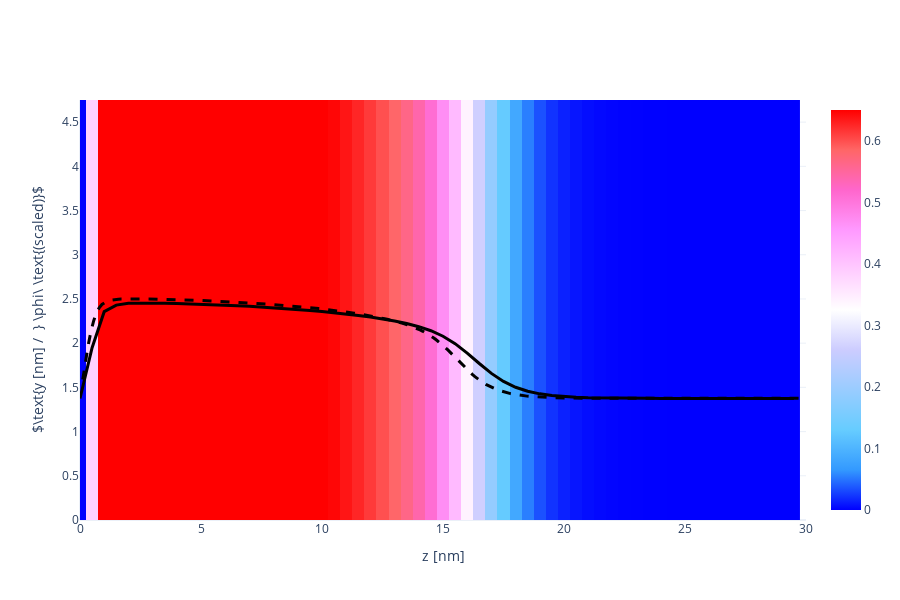

The cell this chart's notebook holds for it:
### Code cell
X, Y, Z = np.array(phAr.iloc[:,0]), np.array(phAr.iloc[:,1]), np.array(phAr.iloc[:,2])
vol = np.array(phAr.iloc[:,3])

Lz_max = 30
vol = vol[Z < Lz_max]
X = X[Z < Lz_max]
Y = Y[Z < Lz_max]
Z = Z[Z < Lz_max]

Nz_new = int(len(Z)/Nx/Ny)
x = [X[i*Ny*Nz_new] for i in range(Nx)]
y = [Y[j*Nz_new]    for j in range(Ny)]
z = [Z[k]           for k in range(Nz_new)]

xslice = 10
islice = int(xslice*(x[1]-x[0]))
vol = np.array([vol[(islice*Ny+j)*Nz_new+k] for j in range(Ny) for k in range(Nz_new)]).reshape(Ny, Nz_new)

import plotly.graph_objects as go
heatmap = go.Heatmap(
            x=z, y=y, z=vol,
            zmin = 0.0, zmax = 0.65,
            colorscale= 'Picnic'
          )
scatter = go.Scatter(
            x = z,
            y = 1.5*vol[int(Ny/2), :] + max(y)/2-1,
            line = dict(color='black', width=3)
          )

fname = GIT+'ph_a000x075s005_1D.dat'
df = pd.read_csv(fname, sep="\s+", skiprows=0)
a000x075_1d = pd.DataFrame([df.iloc[:,0], df.iloc[:,1]], index=['z', 'pha']).T

reference = go.Scatter(
                x = a000x075_1d.z,
                y = 1.5*a000x075_1d.pha + max(y)/2-1,
                line = dict(color='black', width=3, dash='dash')
            )

layout = go.Layout( xaxis_range = [0, Lz_max], yaxis_range = [0, y[-1]],
                    yaxis_title = r'$\text{y [nm] /  } \phi\ \text{(scaled)}$', xaxis_title = 'z [nm]',
                    scene_xaxis_showticklabels=True,
                    scene_yaxis_showticklabels=True,
                    scene_zaxis_showticklabels=True,
                    showlegend = False,
                    template='plotly_white', width=900, height=600)
fig = go.Figure(data = [heatmap, scatter, reference], layout = layout)
fig.show()

### Figure 1 — Plotly figure (JSON) as saved in the notebook; plotly's stock layout.template omitted (floating-point values rounded to 4 significant figures; data arrays with more than 128 entries replaced by an {"elided": "..."} marker saying what was removed)
{"data": [{"colorscale": [[0, "rgb(0,0,255)"], [0.1, "rgb(51,153,255)"], [0.2, "rgb(102,204,255)"], [0.3, "rgb(153,204,255)"], [0.4, "rgb(204,204,255)"], [0.5, "rgb(255,255,255)"], [0.6, "rgb(255,204,255)"], [0.7, "rgb(255,153,255)"], [0.8, "rgb(255,102,204)"], [0.9, "rgb(255,102,102)"], [1, "rgb(255,0,0)"]], "type": "heatmap", "x": [0, 0.5, 1, 1.5, 2, 2.5, 3, 3.5, 4, 4.5, 5, 5.5, 6, 6.5, 7, 7.5, 8, 8.5, 9, 9.5, 10, 10.5, 11, 11.5, 12, 12.5, 13, 13.5, 14, 14.5, 15, 15.5, 16, 16.5, 17, 17.5, 18, 18.5, 19, 19.5, 20, 20.5, 21, 21.5, 22, 22.5, 23, 23.5, 24, 24.5, 25, 25.5, 26, 26.5, 27, 27.5, 28, 28.5, 29, 29.5], "y": [0, 0.25, 0.5, 0.75, 1, 1.25, 1.5, 1.75, 2, 2.25, 2.5, 2.75, 3, 3.25, 3.5, 3.75, 4, 4.25, 4.5, 4.75], "z": {"elided": "20x60 float values"}, "zmax": 0.65, "zmin": 0}, {"line": {"color": "black", "width": 3}, "type": "scatter", "x": [0, 0.5, 1, 1.5, 2, 2.5, 3, 3.5, 4, 4.5, 5, 5.5, 6, 6.5, 7, 7.5, 8, 8.5, 9, 9.5, 10, 10.5, 11, 11.5, 12, 12.5, 13, 13.5, 14, 14.5, 15, 15.5, 16, 16.5, 17, 17.5, 18, 18.5, 19, 19.5, 20, 20.5, 21, 21.5, 22, 22.5, 23, 23.5, 24, 24.5, 25, 25.5, 26, 26.5, 27, 27.5, 28, 28.5, 29, 29.5], "y": [1.375, 1.949, 2.356, 2.43, 2.452, 2.454, 2.454, 2.452, 2.449, 2.445, 2.44, 2.435, 2.429, 2.423, 2.416, 2.408, 2.4, 2.391, 2.381, 2.37, 2.358, 2.344, 2.33, 2.313, 2.295, 2.274, 2.25, 2.221, 2.186, 2.141, 2.079, 1.994, 1.888, 1.77, 1.658, 1.567, 1.501, 1.456, 1.427, 1.408, 1.396, 1.388, 1.383, 1.38, 1.378, 1.377, 1.376, 1.376, 1.375, 1.375, 1.375, 1.375, 1.375, 1.375, 1.375, 1.375, 1.375, 1.375, 1.375, 1.375]}, {"line": {"color": "black", "dash": "dash", "width": 3}, "type": "scatter", "x": {"elided": "440 float values"}, "y": {"elided": "440 float values"}}], "layout": {"height": 600, "scene": {"xaxis": {"showticklabels": true}, "yaxis": {"showticklabels": true}, "zaxis": {"showticklabels": true}}, "showlegend": false, "width": 900, "xaxis": {"range": [0, 30], "title": {"text": "z [nm]"}, "type": "linear"}, "yaxis": {"range": [0, 4.75], "title": {"text": "$\\text{y [nm] /  } \\phi\\ \\text{(scaled)}$"}, "type": "linear"}}}
